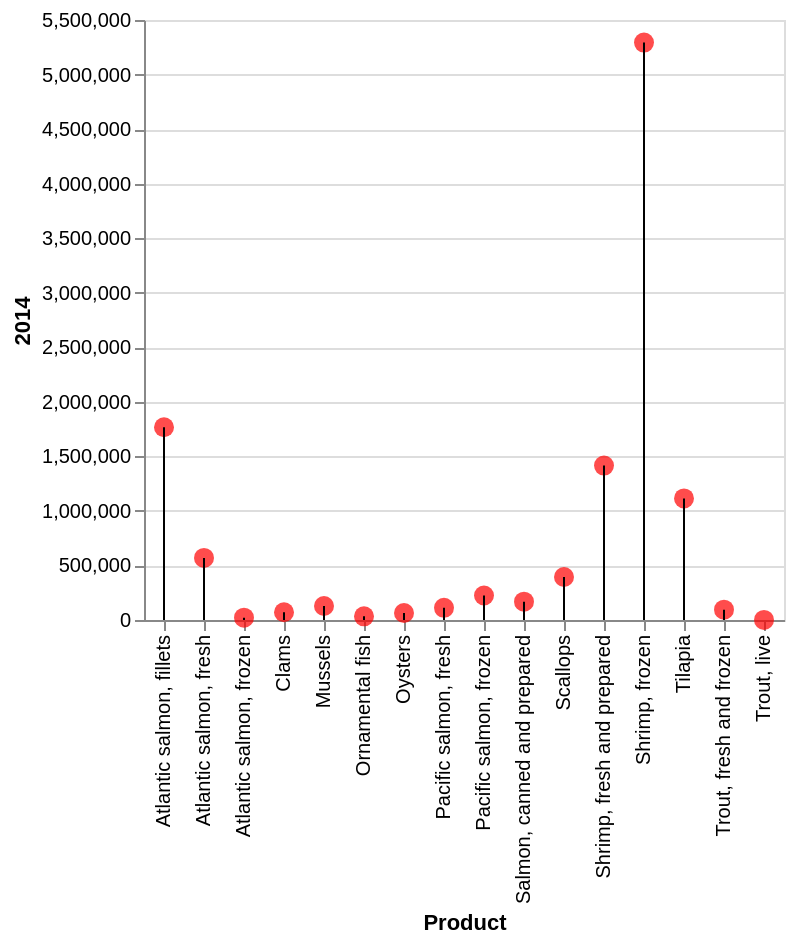

Notebook cell for this chart:
### Markdown cell above
Another example of multiple items added together to make a plot, this time done done a slightly different way by starting the 'Chart' and noting which data is to be used, but then adding the marks encoding the data in a separate line.

### Code cell
# This code creates a layered chart using the fish DataFrame. It first encodes the 'Product' column to the x-axis
# and the '2014' column to the y-axis. Then, it layers different marks: a green line, red circles, and a rule.
# This combination provides a comprehensive view of the data for 2014.
plt = alt.Chart(fish).encode(
    x='Product',
    y='2014'
)

# Adds a green line connecting data points, illustrating trends or changes across 'Product' categories.
# Overlays red circles on each data point.
# By default, mark_rule() creates vertical or horizontal lines spanning the axis
plt.mark_line(color='green') + plt.mark_circle(size=100, color='red') + plt.mark_rule()

### Figure 1 — Vega-Lite specification as saved in the notebook (floating-point values rounded to 4 significant figures)
{"config": {"view": {"continuousWidth": 300, "continuousHeight": 300}}, "layer": [{"mark": {"type": "circle", "color": "red", "size": 100}, "encoding": {"x": {"field": "Product", "type": "nominal"}, "y": {"field": "2014", "type": "quantitative"}}}, {"mark": {"type": "rule"}, "encoding": {"x": {"field": "Product", "type": "nominal"}, "y": {"field": "2014", "type": "quantitative"}}}], "data": {"name": "data-f541a6179af65bc43b7b60bcdd80dcb9"}, "$schema": "https://vega.github.io/schema/vega-lite/v5.8.0.json", "datasets": {"data-f541a6179af65bc43b7b60bcdd80dcb9": [{"Product": "Trout, fresh and frozen", "2014": 95010.0, "2015": 104800.0, "2016": 121000.0, "2017": 135200.0, "2018": 164700.0}, {"Product": "Atlantic salmon, fresh", "2014": 568900.0, "2015": 658800.0, "2016": 842600.0, "2017": 948900.0, "2018": 1036000.0}, {"Product": "Pacific salmon, fresh ", "2014": 111500.0, "2015": 69980.0, "2016": 80010.0, "2017": 70730.0, "2018": 90320.0}, {"Product": "Atlantic salmon, frozen", "2014": 21460.0, "2015": 16360.0, "2016": 24230.0, "2017": 22490.0, "2018": 20200.0}, {"Product": "Pacific salmon, frozen ", "2014": 224300.0, "2015": 239000.0, "2016": 246200.0, "2017": 302300.0, "2018": 360700.0}, {"Product": "Atlantic salmon, fillets", "2014": 1767000.0, "2015": 1503000.0, "2016": 1795000.0, "2017": 2160000.0, "2018": 2369000.0}, {"Product": "Salmon, canned and prepared ", "2014": 167800.0, "2015": 175400.0, "2016": 166500.0, "2017": 195400.0, "2018": 198000.0}, {"Product": "Tilapia ", "2014": 1114000.0, "2015": 980700.0, "2016": 754800.0, "2017": 674500.0, "2018": 686900.0}, {"Product": "Shrimp, frozen", "2014": 5293000.0, "2015": 4151000.0, "2016": 4458000.0, "2017": 5064000.0, "2018": 4728000.0}, {"Product": "Shrimp, fresh and prepared ", "2014": 1415000.0, "2015": 1284000.0, "2016": 1246000.0, "2017": 1480000.0, "2018": 1509000.0}, {"Product": "Oysters ", "2014": 64190.0, "2015": 72020.0, "2016": 74460.0, "2017": 77820.0, "2018": 87710.0}, {"Product": "Mussels ", "2014": 128400.0, "2015": 114300.0, "2016": 119900.0, "2017": 121800.0, "2018": 102700.0}, {"Product": "Clams ", "2014": 71340.0, "2015": 71410.0, "2016": 73060.0, "2017": 72420.0, "2018": 79220.0}, {"Product": "Scallops ", "2014": 394400.0, "2015": 350200.0, "2016": 328500.0, "2017": 264500.0, "2018": 243600.0}, {"Product": "Trout, live", "2014": 800.3, "2015": 1054.0, "2016": 1082.0, "2017": 1152.0, "2018": 1635.0}, {"Product": "Ornamental fish", "2014": 33730.0, "2015": 33780.0, "2016": 38790.0, "2017": 40050.0, "2018": 45250.0}]}}
